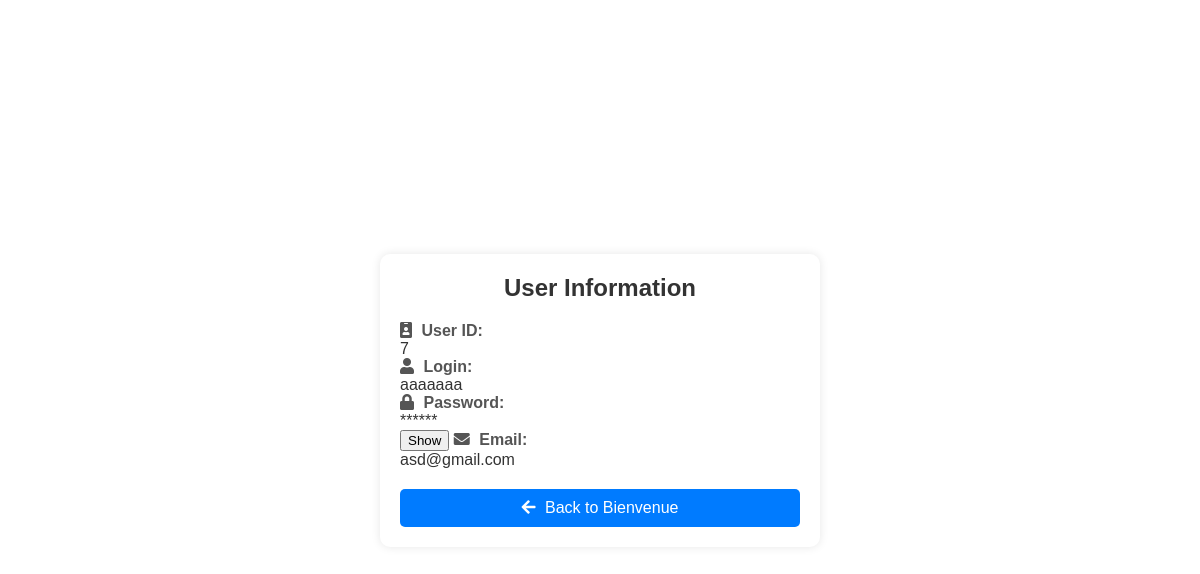
/aa/user.php?idu=7, run on the app's committed database.
### tables this page shows
CREATE TABLE `utilisateurs` (
  `idu` int(11) NOT NULL,
  `login` varchar(255) NOT NULL,
  `mdp` varchar(255) NOT NULL,
  `email` varchar(255) NOT NULL,
  `type` varchar(50) NOT NULL DEFAULT 'normal',
  `last_activity` datetime DEFAULT NULL
);

### aa/database.php (called while the page is built, shortened)
<?php
class Database {
    private $servername = "localhost";
    private $username = "root";
    private $password = "";
    private $dbname = "form";
    private $conn;
    public function __construct() {
        $this->conn = new mysqli($this->servername, $this->username, $this->password, $this->dbname);
    }
    public function getUserInformation($userId) {
        $sql = "SELECT * FROM utilisateurs WHERE idu = $userId";
        $result = $this->conn->query($sql);
        if ($result && $result->num_rows > 0) {
            return $result->fetch_assoc();
        } else {
            return false;
        }
    }
}
?>

### aa/user.php (the view, shortened to what this page needs)
<?php
include 'database.php';
$userId = isset($_GET['idu']) ? $_GET['idu'] : null;
$database = new Database();
$userInfo = $database->getUserInformation($userId);
?>
<!DOCTYPE html>
<html lang="en">
<head>
    <link rel="stylesheet" href="https://cdnjs.cloudflare.com/ajax/libs/font-awesome/5.15.4/css/all.min.css">
</head>
<body>
    <div class="container">
        <h1>User Information</h1>
        <div class="user-info">
            <?php if(isset($userInfo) && !empty($userInfo)): ?>
                <label><i class="fas fa-id-badge"></i> User ID:</label>
                <p><?php echo $userInfo['idu']; ?></p>
                <label><i class="fas fa-user"></i> Login:</label>
                <p><?php echo $userInfo['login']; ?></p>
                <label><i class="fas fa-lock"></i> Password:</label>
                <p id="password"><?php echo str_repeat('*', strlen($userInfo['mdp'])); ?></p>
                <button class="show-password-btn" onclick="togglePassword()">Show</button>
                <label><i class="fas fa-envelope"></i> Email:</label>
                <p><?php echo $userInfo['email']; ?></p>
            <?php else: ?>
                <p>User information not available.</p>
            <?php endif; ?>
        </div>
        <a href="bienvenu.php" class="back-btn"><i class="fas fa-arrow-left"></i> Back to Bienvenue</a>
    </div>
</body>
</html>

### aa/user.php (style rules this page uses)
body { font-family: Arial, sans-serif; background-image: url('parc.jpg'); background-size: cover; background-repeat: no-repeat; margin: 0; padding: 0; display: flex; justify-content: center; align-items: center; height: 100vh; }
.container { background-color: #fff; border-radius: 10px; box-shadow: 0 0 10px rgba(0, 0, 0, 0.1); padding: 20px; max-width: 400px; width: 100%; }
.container h1 { margin: 0 0 20px; font-size: 24px; text-align: center; color: #333; }
.user-info { margin-bottom: 20px; }
.user-info label { font-weight: bold; margin-bottom: 5px; color: #555; }
.user-info p { margin: 0; color: #333; }
.back-btn { display: block; text-align: center; text-decoration: none; color: #fff; background-color: #007bff; border: none; border-radius: 5px; padding: 10px 20px; font-size: 16px; transition: background-color 0.3s; }
.fas { margin-right: 5px; }

### data on the page
utilisateurs: idu "7", login "aaaaaaa", mdp "******", email "asd@gmail.com"
